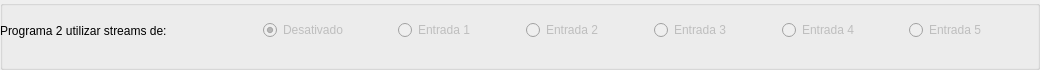
               <widget class="QGroupBox" name="groupBox_2">
                <property name="title">
                 <string/>
                </property>
                <widget class="QWidget" name="horizontalLayoutWidget_7">
                 <property name="geometry">
                  <rect>
                   <x>0</x>
                   <y>0</y>
                   <width>1031</width>
                   <height>61</height>
                  </rect>
                 </property>
                 <layout class="QHBoxLayout" name="horizontalLayout_27">
                  <item>
                   <widget class="QLabel" name="label_13">
                    <property name="text">
                     <string>Programa 2 utilizar streams de:</string>
                    </property>
                   </widget>
                  </item>
                  <item>
                   <spacer name="horizontalSpacer_26">
                    <property name="orientation">
                     <enum>Qt::Horizontal</enum>
                    </property>
                    <property name="sizeHint" stdset="0">
                     <size>
                      <width>40</width>
                      <height>20</height>
                     </size>
                    </property>
                   </spacer>
                  </item>
                  <item>
                   <spacer name="horizontalSpacer_27">
                    <property name="orientation">
                     <enum>Qt::Horizontal</enum>
                    </property>
                    <property name="sizeHint" stdset="0">
                     <size>
                      <width>40</width>
                      <height>20</height>
                     </size>
                    </property>
                   </spacer>
                  </item>
                  <item>
                   <widget class="QRadioButton" name="des_prog2">
                    <property name="enabled">
                     <bool>false</bool>
                    </property>
                    <property name="text">
                     <string>Desativado</string>
                    </property>
                    <property name="checked">
                     <bool>true</bool>
                    </property>
                   </widget>
                  </item>
                  <item>
                   <spacer name="horizontalSpacer_33">
                    <property name="orientation">
                     <enum>Qt::Horizontal</enum>
                    </property>
                    <property name="sizeHint" stdset="0">
                     <size>
                      <width>40</width>
                      <height>20</height>
                     </size>
                    </property>
                   </spacer>
                  </item>
                  <item>
                   <widget class="QRadioButton" name="prog2_entra1">
                    <property name="enabled">
                     <bool>false</bool>
                    </property>
                    <property name="text">
                     <string>Entrada 1</string>
                    </property>
                   </widget>
                  </item>
                  <item>
                   <spacer name="horizontalSpacer_28">
                    <property name="orientation">
                     <enum>Qt::Horizontal</enum>
                    </property>
                    <property name="sizeHint" stdset="0">
                     <size>
                      <width>40</width>
                      <height>20</height>
                     </size>
                    </property>
                   </spacer>
                  </item>
                  <item>
                   <widget class="QRadioButton" name="prog2_entra2">
                    <property name="enabled">
                     <bool>false</bool>
                    </property>
                    <property name="text">
                     <string>Entrada 2</string>
                    </property>
                   </widget>
                  </item>
                  <item>
                   <spacer name="horizontalSpacer_29">
                    <property name="orientation">
                     <enum>Qt::Horizontal</enum>
                    </property>
                    <property name="sizeHint" stdset="0">
                     <size>
                      <width>40</width>
                      <height>20</height>
                     </size>
                    </property>
                   </spacer>
                  </item>
                  <item>
                   <widget class="QRadioButton" name="prog2_entra3">
                    <property name="enabled">
                     <bool>false</bool>
                    </property>
                    <property name="text">
                     <string>Entrada 3</string>
                    </property>
                   </widget>
                  </item>
                  <item>
                   <spacer name="horizontalSpacer_30">
                    <property name="orientation">
                     <enum>Qt::Horizontal</enum>
                    </property>
                    <property name="sizeHint" stdset="0">
                     <size>
                      <width>40</width>
                      <height>20</height>
                     </size>
                    </property>
                   </spacer>
                  </item>
                  <item>
                   <widget class="QRadioButton" name="prog2_entra4">
                    <property name="enabled">
                     <bool>false</bool>
                    </property>
                    <property name="text">
                     <string>Entrada 4</string>
                    </property>
                   </widget>
                  </item>
                  <item>
                   <spacer name="horizontalSpacer_31">
                    <property name="orientation">
                     <enum>Qt::Horizontal</enum>
                    </property>
                    <property name="sizeHint" stdset="0">
                     <size>
                      <width>40</width>
                      <height>20</height>
                     </size>
                    </property>
                   </spacer>
                  </item>
                  <item>
                   <widget class="QRadioButton" name="prog2_entra5">
                    <property name="enabled">
                     <bool>false</bool>
                    </property>
                    <property name="text">
                     <string>Entrada 5</string>
                    </property>
                   </widget>
                  </item>
                  <item>
                   <spacer name="horizontalSpacer_52">
                    <property name="orientation">
                     <enum>Qt::Horizontal</enum>
                    </property>
                    <property name="sizeHint" stdset="0">
                     <size>
                      <width>40</width>
                      <height>20</height>
                     </size>
                    </property>
                   </spacer>
                  </item>
                 </layout>
                </widget>
               </widget>
